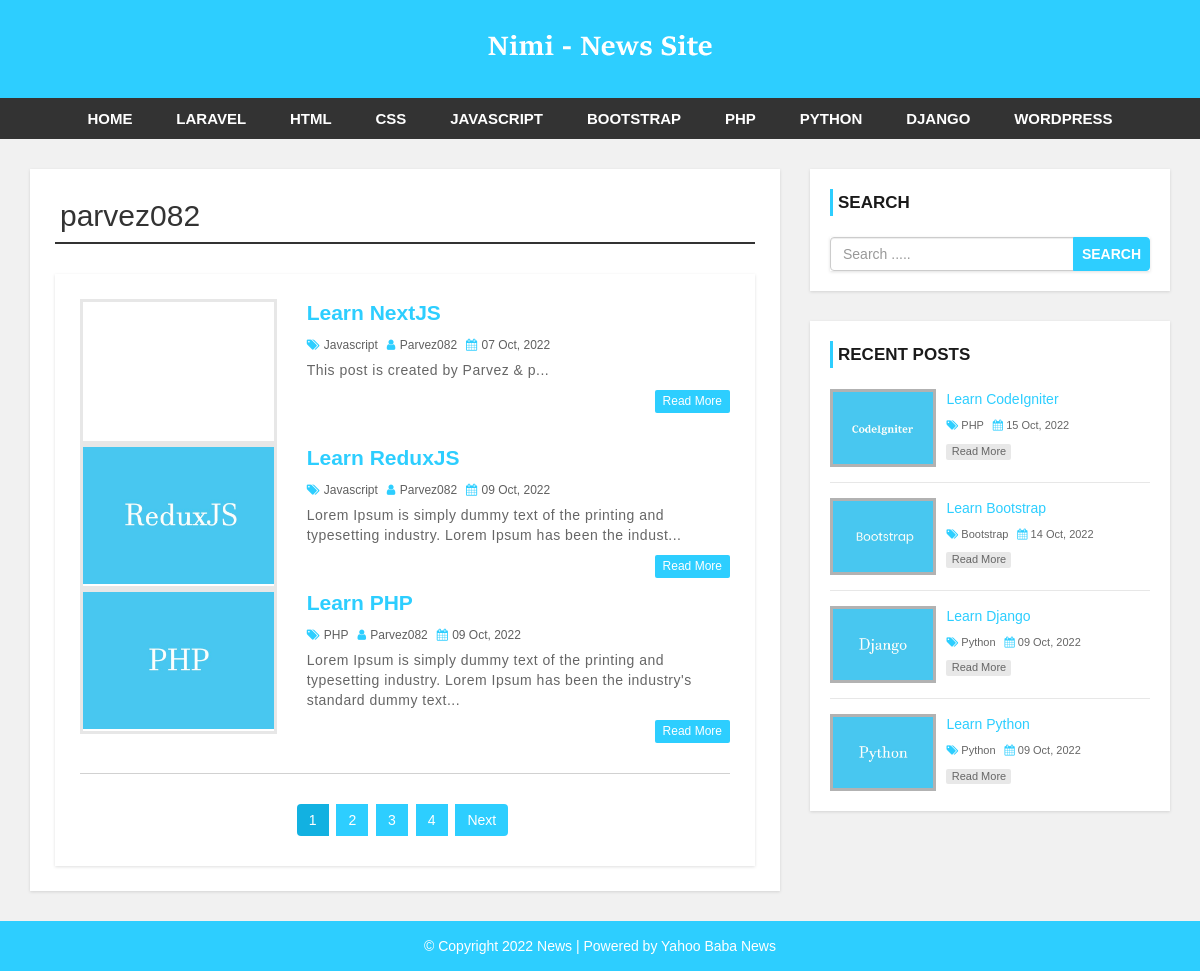
/author.php?author=39, run on an earlier commit of the app's database.
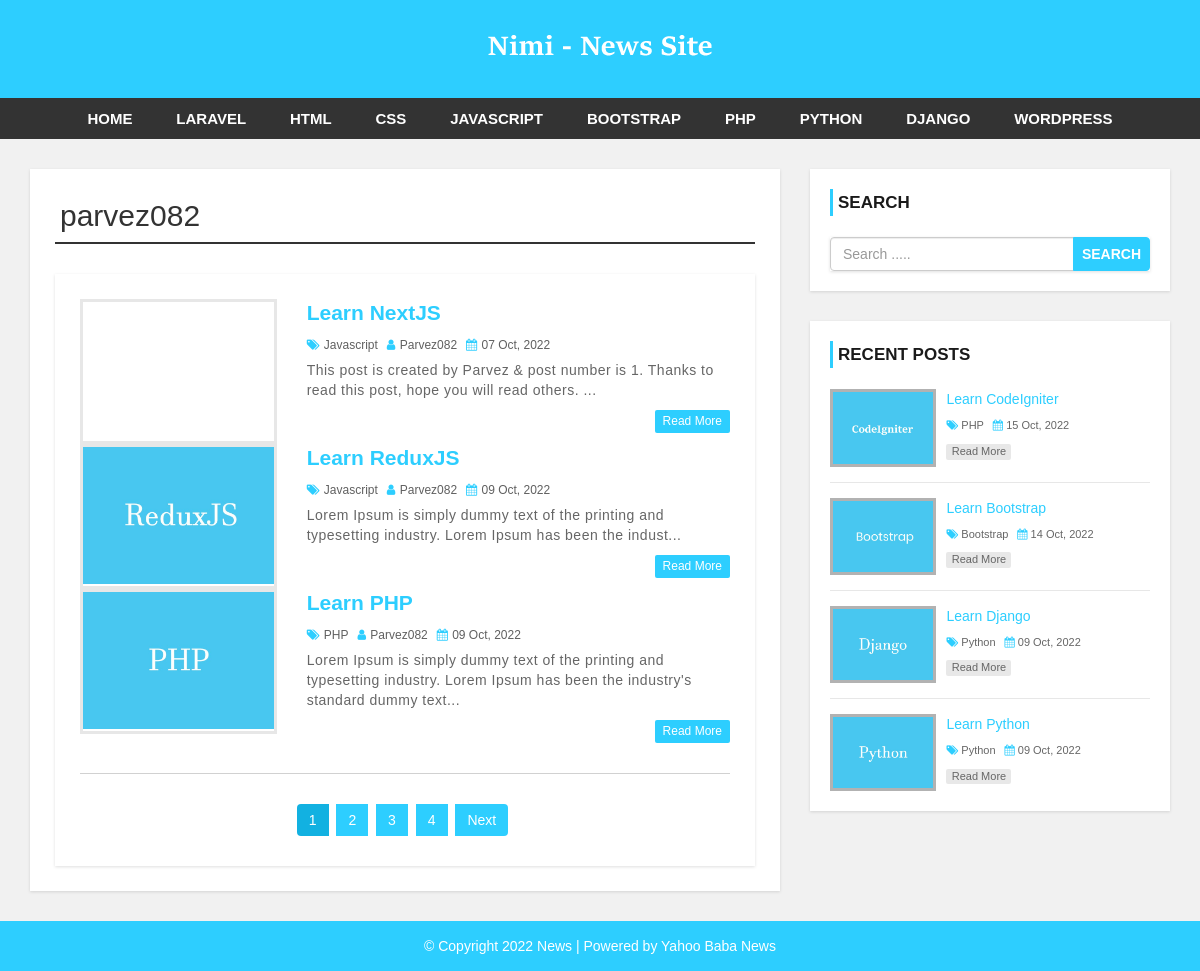
And on a later commit of the database.
### tables this page shows
CREATE TABLE `post` (
  `post_id` int(11) NOT NULL,
  `title` varchar(100) NOT NULL,
  `description` text NOT NULL,
  `category` varchar(100) NOT NULL,
  `post_date` varchar(50) NOT NULL,
  `author` int(11) NOT NULL,
  `post_img` varchar(100) NOT NULL
);

CREATE TABLE `category` (
  `category_id` int(11) NOT NULL,
  `category_name` varchar(100) NOT NULL,
  `post` int(11) NOT NULL DEFAULT 0
);

CREATE TABLE `user` (
  `user_id` int(10) UNSIGNED NOT NULL,
  `first_name` varchar(30) NOT NULL,
  `last_name` varchar(30) NOT NULL,
  `username` varchar(30) DEFAULT NULL,
  `password` varchar(40) DEFAULT NULL,
  `role` int(11) NOT NULL
);

### author.php (the view, shortened to what the changed rows need)
<?php
    include 'header.php';
    include 'config.php';
?>
    <div id="main-content">
      <div class="container">
        <div class="row">
            <div class="col-md-8">
                <div class="post-container">
                  <?php
                    $user_id = $_GET['author'];
                    $authorName = "SELECT * FROM user WHERE user_id = {$user_id}";
                    $authorNameResult = mysqli_query($conn,$authorName);
                    if (mysqli_num_rows($authorNameResult)>0) {
                      while ($author = mysqli_fetch_assoc($authorNameResult)) {?>
                        <h2 class="page-heading"><?php echo $author['username']; ?></h2>
                      <?php }
                    }
                  ?>
                    <div class="post-container">
                      <div class="post-content">
                          <?php
                              $user_id = $_GET['author'];
                              $limit = 3;
                              if (isset($_GET['page'])) {
                                  $page = $_GET['page'];
                              }else{
                                  $page = 1;
                              }
                              $offset = ($page-1)*$limit;
                              $readPost = "SELECT post.post_id, post.title, post.description, post.post_date, post.post_img, category.category_name, category.category_id, user.username, user.user_id FROM post LEFT JOIN category ON post.category = category.category_id LEFT JOIN user ON post.author = user.user_id WHERE user_id = {$user_id} LIMIT {$offset},{$limit}";
                              $readPostResult = mysqli_query($conn,$readPost);
                              if (mysqli_num_rows($readPostResult)>0) {
                                  while ($post = mysqli_fetch_assoc($readPostResult)) {?>
                                        <div class="row">
                                            <div class="col-md-4">
                                                <a class="post-img" href="single.php?id=<?php echo $post['post_id']; ?>"><img src="admin/upload/<?php echo $post['post_img']?>" alt=""/></a>
                                            </div>
                                            <div class="col-md-8">
                                                <div class="inner-content clearfix">
                                                    <h3><a href='single.php?id=<?php echo $post['post_id']; ?>'><?php echo $post['title']?></a></h3>
                                                    <div class="post-information">
                                                        <span>
                                                            <i class="fa fa-tags" aria-hidden="true"></i>
                                                            <a href='category.php?cat=<?php echo $post["category_id"]; ?>'><?php echo $post['category_name']; ?></a>
                                                        </span>
                                                        <span>
                                                            <i class="fa fa-user" aria-hidden="true"></i>
                                                            <a><?php echo $post['username']; ?></a>
                                                        </span>
                                                        <span>
                                                            <i class="fa fa-calendar" aria-hidden="true"></i>
                                                            <?php echo $post['post_date']; ?>
                                                        </span>
                                                    </div>
                                                    <p class="description"><?php echo substr($post['description'], 0,130); ?>...</p>
                                                    <a class='read-more pull-right' href='single.php?id=<?php echo $post['post_id']?>'>read more</a>
                                                </div>
                                            </div>
                                        </div>
                                      <?php }
                                  }else{
                                      echo "No Post Found.";
                                  }
                              ?>
                        </div>
                    </div>
                </div>
            </div>
        </div>
      </div>
    </div>
<?php include 'footer.php'; ?>

What changed in the data, as far as the page shows it:
changed post "Learn NextJS": description "This post is created by Parvez & p" → "This post is created by Parvez & post number is 1. Thanks to read this post, hope you will read others."
